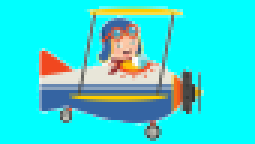
#> input picture fly_plane_main.png, 85 x 48 px (shown 3 times larger)
$ python remove-background-image.py
#> lines starting #> are read from the running program, lines starting #| are printed output that depends on the picture; after the words box and inside, x2 and y2 are one past the last pixel; in counts of white or black regions, pixels touching at a corner belong together
#> further down, src is the input picture: shape (48, 85, 3); mean B, G, R 218.8, 221.4, 48.4
import cv2
import numpy as np

# Function to remove cyan background and make it transparent
def remove_cyan_background(image):
    # Convert the image to RGB (since OpenCV uses BGR by default)
    image_rgb = cv2.cvtColor(image, cv2.COLOR_BGR2RGB)

    # Define the range for cyan color in RGB (approximately RGB(0, 255, 255))
    lower_cyan = np.array([0, 200, 200])  # Lower bound for cyan color
    upper_cyan = np.array([100, 255, 255])  # Upper bound for cyan color

    # Create a mask for cyan pixels in the image
    mask = cv2.inRange(image_rgb, lower_cyan, upper_cyan)
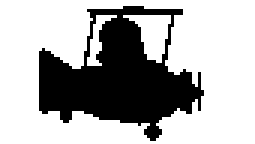
#> mask: shape (48, 85) (shown 3 times larger); 68.6% white; 1 black region, box (x1, y1, x2, y2) and area: (13, 2, 68, 47) 1280

    # Invert the mask: Keep everything except cyan as visible
    mask_inv = cv2.bitwise_not(mask)

    # Split the channels (Blue, Green, Red) of the image
    b, g, r = cv2.split(image)
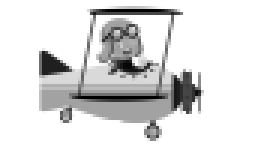
#> b: shape (48, 85) (shown 3 times larger); min 0, max 255, mean 218.8
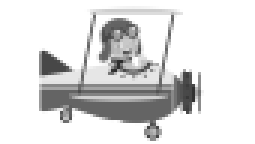
#> g: shape (48, 85) (shown 3 times larger); min 43, max 255, mean 221.4
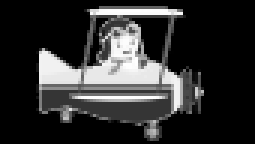
#> r: shape (48, 85) (shown 3 times larger); min 0, max 255, mean 48.4

    # Create an alpha channel using the inverted mask (0 for cyan, 255 for non-cyan)
    alpha = mask_inv

    # Merge the channels (BGR + Alpha) to create an RGBA image
    rgba = [b, g, r, alpha]

    # Merge the channels to form the final image with transparency
    dst = cv2.merge(rgba, 4)

    return dst

# Read the image
file_name = "fly_plane_main.png"  # Replace with your image file
src = cv2.imread(file_name)

# Remove cyan background and make it transparent
image_with_transparency = remove_cyan_background(src)

# Save the resulting image with a transparent background
cv2.imwrite("fly_plane_main_transparency.png", image_with_transparency)
